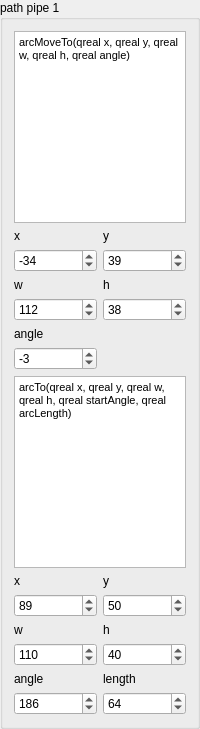
                  <widget class="QGroupBox" name="groupBox_8">
                   <property name="sizePolicy">
                    <sizepolicy hsizetype="Expanding" vsizetype="Expanding">
                     <horstretch>0</horstretch>
                     <verstretch>0</verstretch>
                    </sizepolicy>
                   </property>
                   <property name="maximumSize">
                    <size>
                     <width>200</width>
                     <height>16777215</height>
                    </size>
                   </property>
                   <property name="title">
                    <string>path pipe 1</string>
                   </property>
                   <layout class="QGridLayout" name="gridLayout_24">
                    <item row="1" column="1">
                     <widget class="QLabel" name="label_39">
                      <property name="text">
                       <string>y</string>
                      </property>
                     </widget>
                    </item>
                    <item row="2" column="1">
                     <widget class="QDoubleSpinBox" name="doubleSpinBox_p1_y">
                      <property name="decimals">
                       <number>0</number>
                      </property>
                      <property name="minimum">
                       <double>-500.000000000000000</double>
                      </property>
                      <property name="maximum">
                       <double>500.000000000000000</double>
                      </property>
                      <property name="value">
                       <double>39.000000000000000</double>
                      </property>
                     </widget>
                    </item>
                    <item row="1" column="0">
                     <widget class="QLabel" name="label_38">
                      <property name="text">
                       <string>x</string>
                      </property>
                     </widget>
                    </item>
                    <item row="2" column="0">
                     <widget class="QDoubleSpinBox" name="doubleSpinBox_p1_x">
                      <property name="decimals">
                       <number>0</number>
                      </property>
                      <property name="minimum">
                       <double>-500.000000000000000</double>
                      </property>
                      <property name="maximum">
                       <double>500.000000000000000</double>
                      </property>
                      <property name="value">
                       <double>-34.000000000000000</double>
                      </property>
                     </widget>
                    </item>
                    <item row="8" column="0">
                     <widget class="QLabel" name="label_44">
                      <property name="text">
                       <string>x</string>
                      </property>
                     </widget>
                    </item>
                    <item row="9" column="0">
                     <widget class="QDoubleSpinBox" name="doubleSpinBox_p12x">
                      <property name="decimals">
                       <number>0</number>
                      </property>
                      <property name="minimum">
                       <double>-500.000000000000000</double>
                      </property>
                      <property name="maximum">
                       <double>500.000000000000000</double>
                      </property>
                      <property name="value">
                       <double>89.000000000000000</double>
                      </property>
                     </widget>
                    </item>
                    <item row="8" column="1">
                     <widget class="QLabel" name="label_45">
                      <property name="text">
                       <string>y</string>
                      </property>
                     </widget>
                    </item>
                    <item row="9" column="1">
                     <widget class="QDoubleSpinBox" name="doubleSpinBox_p12y">
                      <property name="decimals">
                       <number>0</number>
                      </property>
                      <property name="minimum">
                       <double>-500.000000000000000</double>
                      </property>
                      <property name="maximum">
                       <double>500.000000000000000</double>
                      </property>
                      <property name="value">
                       <double>50.000000000000000</double>
                      </property>
                     </widget>
                    </item>
                    <item row="3" column="1">
                     <widget class="QLabel" name="label_41">
                      <property name="text">
                       <string>h</string>
                      </property>
                     </widget>
                    </item>
                    <item row="4" column="1">
                     <widget class="QDoubleSpinBox" name="doubleSpinBox_p1_h">
                      <property name="decimals">
                       <number>0</number>
                      </property>
                      <property name="minimum">
                       <double>-500.000000000000000</double>
                      </property>
                      <property name="maximum">
                       <double>500.000000000000000</double>
                      </property>
                      <property name="value">
                       <double>38.000000000000000</double>
                      </property>
                     </widget>
                    </item>
                    <item row="3" column="0">
                     <widget class="QLabel" name="label_40">
                      <property name="text">
                       <string>w</string>
                      </property>
                     </widget>
                    </item>
                    <item row="4" column="0">
                     <widget class="QDoubleSpinBox" name="doubleSpinBox_p1_w">
                      <property name="decimals">
                       <number>0</number>
                      </property>
                      <property name="minimum">
                       <double>-500.000000000000000</double>
                      </property>
                      <property name="maximum">
                       <double>500.000000000000000</double>
                      </property>
                      <property name="value">
                       <double>112.000000000000000</double>
                      </property>
                     </widget>
                    </item>
                    <item row="6" column="0">
                     <widget class="QDoubleSpinBox" name="doubleSpinBox_p1_a">
                      <property name="decimals">
                       <number>0</number>
                      </property>
                      <property name="minimum">
                       <double>-500.000000000000000</double>
                      </property>
                      <property name="maximum">
                       <double>500.000000000000000</double>
                      </property>
                      <property name="value">
                       <double>-3.000000000000000</double>
                      </property>
                     </widget>
                    </item>
                    <item row="11" column="0">
                     <widget class="QDoubleSpinBox" name="doubleSpinBox_p12w">
                      <property name="decimals">
                       <number>0</number>
                      </property>
                      <property name="minimum">
                       <double>-500.000000000000000</double>
                      </property>
                      <property name="maximum">
                       <double>500.000000000000000</double>
                      </property>
                      <property name="value">
                       <double>110.000000000000000</double>
                      </property>
                     </widget>
                    </item>
                    <item row="10" column="1">
                     <widget class="QLabel" name="label_47">
                      <property name="text">
                       <string>h</string>
                      </property>
                     </widget>
                    </item>
                    <item row="11" column="1">
                     <widget class="QDoubleSpinBox" name="doubleSpinBox_p12h">
                      <property name="decimals">
                       <number>0</number>
                      </property>
                      <property name="minimum">
                       <double>-500.000000000000000</double>
                      </property>
                      <property name="maximum">
                       <double>500.000000000000000</double>
                      </property>
                      <property name="value">
                       <double>40.000000000000000</double>
                      </property>
                     </widget>
                    </item>
                    <item row="10" column="0">
                     <widget class="QLabel" name="label_46">
                      <property name="text">
                       <string>w</string>
                      </property>
                     </widget>
                    </item>
                    <item row="13" column="0">
                     <widget class="QDoubleSpinBox" name="doubleSpinBox_p12a">
                      <property name="decimals">
                       <number>0</number>
                      </property>
                      <property name="minimum">
                       <double>-500.000000000000000</double>
                      </property>
                      <property name="maximum">
                       <double>500.000000000000000</double>
                      </property>
                      <property name="value">
                       <double>186.000000000000000</double>
                      </property>
                     </widget>
                    </item>
                    <item row="13" column="1">
                     <widget class="QDoubleSpinBox" name="doubleSpinBox_p12l">
                      <property name="decimals">
                       <number>0</number>
                      </property>
                      <property name="minimum">
                       <double>-500.000000000000000</double>
                      </property>
                      <property name="maximum">
                       <double>500.000000000000000</double>
                      </property>
                      <property name="value">
                       <double>64.000000000000000</double>
                      </property>
                     </widget>
                    </item>
                    <item row="12" column="0">
                     <widget class="QLabel" name="label_48">
                      <property name="text">
                       <string>angle</string>
                      </property>
                     </widget>
                    </item>
                    <item row="12" column="1">
                     <widget class="QLabel" name="label_49">
                      <property name="text">
                       <string>length</string>
                      </property>
                     </widget>
                    </item>
                    <item row="5" column="0">
                     <widget class="QLabel" name="label_42">
                      <property name="text">
                       <string>angle</string>
                      </property>
                     </widget>
                    </item>
                    <item row="7" column="0" colspan="2">
                     <widget class="QTextEdit" name="textEdit_6">
                      <property name="html">
                       <string>&lt;!DOCTYPE HTML PUBLIC &quot;-//W3C//DTD HTML 4.0//EN&quot; &quot;http://www.w3.org/TR/REC-html40/strict.dtd&quot;&gt;
&lt;html&gt;&lt;head&gt;&lt;meta name=&quot;qrichtext&quot; content=&quot;1&quot; /&gt;&lt;style type=&quot;text/css&quot;&gt;
p, li { white-space: pre-wrap; }
&lt;/style&gt;&lt;/head&gt;&lt;body style=&quot; font-family:'MS Shell Dlg 2'; font-size:8.25pt; font-weight:400; font-style:normal;&quot;&gt;
&lt;p style=&quot; margin-top:0px; margin-bottom:0px; margin-left:0px; margin-right:0px; -qt-block-indent:0; text-indent:0px;&quot;&gt;arcTo(qreal x, qreal y, qreal w, qreal h, qreal startAngle, qreal arcLength)&lt;/p&gt;&lt;/body&gt;&lt;/html&gt;</string>
                      </property>
                     </widget>
                    </item>
                    <item row="0" column="0" colspan="2">
                     <widget class="QTextEdit" name="textEdit_5">
                      <property name="html">
                       <string>&lt;!DOCTYPE HTML PUBLIC &quot;-//W3C//DTD HTML 4.0//EN&quot; &quot;http://www.w3.org/TR/REC-html40/strict.dtd&quot;&gt;
&lt;html&gt;&lt;head&gt;&lt;meta name=&quot;qrichtext&quot; content=&quot;1&quot; /&gt;&lt;style type=&quot;text/css&quot;&gt;
p, li { white-space: pre-wrap; }
&lt;/style&gt;&lt;/head&gt;&lt;body style=&quot; font-family:'MS Shell Dlg 2'; font-size:8.25pt; font-weight:400; font-style:normal;&quot;&gt;
&lt;p style=&quot; margin-top:0px; margin-bottom:0px; margin-left:0px; margin-right:0px; -qt-block-indent:0; text-indent:0px;&quot;&gt;arcMoveTo(qreal x, qreal y, qreal w, qreal h, qreal angle)&lt;/p&gt;&lt;/body&gt;&lt;/html&gt;</string>
                      </property>
                     </widget>
                    </item>
                   </layout>
                  </widget>
